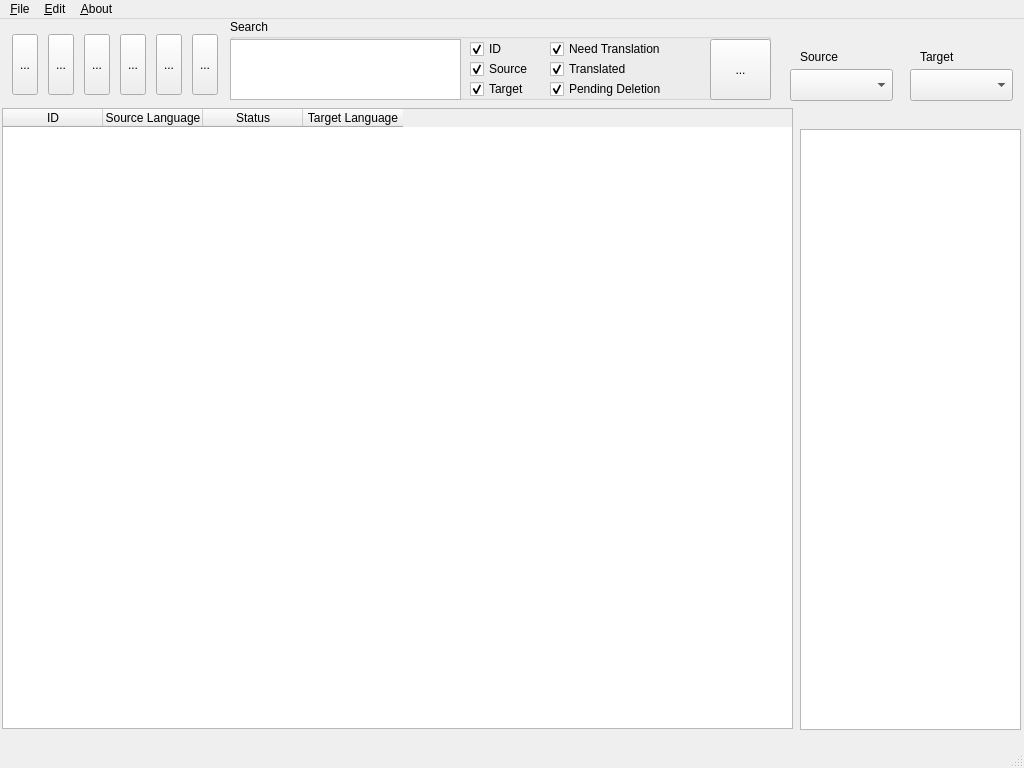
<?xml version="1.0" encoding="UTF-8"?>
<ui version="4.0">
 <class>MainWindow</class>
 <widget class="QMainWindow" name="MainWindow">
  <property name="geometry">
   <rect>
    <x>0</x>
    <y>0</y>
    <width>1024</width>
    <height>768</height>
   </rect>
  </property>
  <property name="windowTitle">
   <string/>
  </property>
  <widget class="QWidget" name="centralwidget">
   <widget class="QLabel" name="lang_ori">
    <property name="geometry">
     <rect>
      <x>800</x>
      <y>30</y>
      <width>42</width>
      <height>16</height>
     </rect>
    </property>
    <property name="text">
     <string>Source</string>
    </property>
   </widget>
   <widget class="QLabel" name="lang_tar">
    <property name="geometry">
     <rect>
      <x>920</x>
      <y>30</y>
      <width>38</width>
      <height>16</height>
     </rect>
    </property>
    <property name="text">
     <string>Target</string>
    </property>
   </widget>
   <widget class="QComboBox" name="lang_ori_select">
    <property name="geometry">
     <rect>
      <x>790</x>
      <y>50</y>
      <width>103</width>
      <height>32</height>
     </rect>
    </property>
   </widget>
   <widget class="QComboBox" name="lang_tar_select">
    <property name="geometry">
     <rect>
      <x>910</x>
      <y>50</y>
      <width>103</width>
      <height>32</height>
     </rect>
    </property>
   </widget>
   <widget class="QTableWidget" name="maintable">
    <property name="geometry">
     <rect>
      <x>2</x>
      <y>89</y>
      <width>791</width>
      <height>621</height>
     </rect>
    </property>
    <column>
     <property name="text">
      <string>ID</string>
     </property>
    </column>
    <column>
     <property name="text">
      <string>Source Language</string>
     </property>
    </column>
    <column>
     <property name="text">
      <string>Status</string>
     </property>
    </column>
    <column>
     <property name="text">
      <string>Target Language</string>
     </property>
    </column>
   </widget>
   <widget class="QToolButton" name="toolButton_import">
    <property name="geometry">
     <rect>
      <x>12</x>
      <y>15</y>
      <width>26</width>
      <height>61</height>
     </rect>
    </property>
    <property name="text">
     <string>...</string>
    </property>
   </widget>
   <widget class="QToolButton" name="toolButton_export">
    <property name="geometry">
     <rect>
      <x>48</x>
      <y>15</y>
      <width>26</width>
      <height>61</height>
     </rect>
    </property>
    <property name="text">
     <string>...</string>
    </property>
   </widget>
   <widget class="QToolButton" name="toolButton_open">
    <property name="geometry">
     <rect>
      <x>84</x>
      <y>15</y>
      <width>26</width>
      <height>61</height>
     </rect>
    </property>
    <property name="text">
     <string>...</string>
    </property>
   </widget>
   <widget class="QToolButton" name="toolButton_save">
    <property name="geometry">
     <rect>
      <x>120</x>
      <y>15</y>
      <width>26</width>
      <height>61</height>
     </rect>
    </property>
    <property name="text">
     <string>...</string>
    </property>
   </widget>
   <widget class="QToolButton" name="toolButton_copy">
    <property name="geometry">
     <rect>
      <x>156</x>
      <y>15</y>
      <width>26</width>
      <height>61</height>
     </rect>
    </property>
    <property name="text">
     <string>...</string>
    </property>
   </widget>
   <widget class="QToolButton" name="toolButton_approve">
    <property name="geometry">
     <rect>
      <x>192</x>
      <y>15</y>
      <width>26</width>
      <height>61</height>
     </rect>
    </property>
    <property name="text">
     <string>...</string>
    </property>
   </widget>
   <widget class="QGroupBox" name="groupBox">
    <property name="geometry">
     <rect>
      <x>230</x>
      <y>0</y>
      <width>541</width>
      <height>81</height>
     </rect>
    </property>
    <property name="title">
     <string>Search</string>
    </property>
    <widget class="QPlainTextEdit" name="searchboxtext">
     <property name="geometry">
      <rect>
       <x>0</x>
       <y>20</y>
       <width>231</width>
       <height>61</height>
      </rect>
     </property>
    </widget>
    <widget class="QCheckBox" name="checkBox_id">
     <property name="geometry">
      <rect>
       <x>240</x>
       <y>20</y>
       <width>81</width>
       <height>20</height>
      </rect>
     </property>
     <property name="text">
      <string>ID</string>
     </property>
     <property name="checked">
      <bool>true</bool>
     </property>
    </widget>
    <widget class="QCheckBox" name="checkBox_ori">
     <property name="geometry">
      <rect>
       <x>240</x>
       <y>40</y>
       <width>81</width>
       <height>20</height>
      </rect>
     </property>
     <property name="text">
      <string>Source</string>
     </property>
     <property name="checked">
      <bool>true</bool>
     </property>
    </widget>
    <widget class="QCheckBox" name="checkBox_tar">
     <property name="geometry">
      <rect>
       <x>240</x>
       <y>60</y>
       <width>81</width>
       <height>20</height>
      </rect>
     </property>
     <property name="text">
      <string>Target</string>
     </property>
     <property name="checked">
      <bool>true</bool>
     </property>
    </widget>
    <widget class="QCheckBox" name="checkBox_nt">
     <property name="geometry">
      <rect>
       <x>320</x>
       <y>20</y>
       <width>131</width>
       <height>20</height>
      </rect>
     </property>
     <property name="text">
      <string>Need Translation</string>
     </property>
     <property name="checked">
      <bool>true</bool>
     </property>
    </widget>
    <widget class="QCheckBox" name="checkBox_tr">
     <property name="geometry">
      <rect>
       <x>320</x>
       <y>40</y>
       <width>121</width>
       <height>20</height>
      </rect>
     </property>
     <property name="text">
      <string>Translated</string>
     </property>
     <property name="checked">
      <bool>true</bool>
     </property>
    </widget>
    <widget class="QCheckBox" name="checkBox_pd">
     <property name="geometry">
      <rect>
       <x>320</x>
       <y>60</y>
       <width>131</width>
       <height>20</height>
      </rect>
     </property>
     <property name="text">
      <string>Pending Deletion</string>
     </property>
     <property name="checked">
      <bool>true</bool>
     </property>
    </widget>
    <widget class="QToolButton" name="toolButton_search">
     <property name="geometry">
      <rect>
       <x>480</x>
       <y>20</y>
       <width>61</width>
       <height>61</height>
      </rect>
     </property>
     <property name="text">
      <string>...</string>
     </property>
    </widget>
   </widget>
   <widget class="QTreeView" name="treeView">
    <property name="geometry">
     <rect>
      <x>800</x>
      <y>110</y>
      <width>221</width>
      <height>601</height>
     </rect>
    </property>
   </widget>
  </widget>
  <widget class="QMenuBar" name="menubar">
   <property name="geometry">
    <rect>
     <x>0</x>
     <y>0</y>
     <width>1024</width>
     <height>22</height>
    </rect>
   </property>
   <widget class="QMenu" name="menu_File">
    <property name="title">
     <string>&amp;File</string>
    </property>
    <addaction name="actionOpen"/>
    <addaction name="actionSave"/>
    <addaction name="actionSave_As"/>
    <addaction name="actionClose"/>
    <addaction name="separator"/>
    <addaction name="actionNew_File"/>
    <addaction name="actionExport_Project"/>
   </widget>
   <widget class="QMenu" name="menu_Edit">
    <property name="title">
     <string>&amp;Edit</string>
    </property>
    <addaction name="actionCut"/>
    <addaction name="actionCopy"/>
    <addaction name="actionPaste"/>
    <addaction name="separator"/>
    <addaction name="actionApprove"/>
   </widget>
   <widget class="QMenu" name="menu_About">
    <property name="title">
     <string>&amp;About</string>
    </property>
    <addaction name="actionNope"/>
   </widget>
   <addaction name="menu_File"/>
   <addaction name="menu_Edit"/>
   <addaction name="menu_About"/>
  </widget>
  <widget class="QStatusBar" name="statusbar"/>
  <action name="actionNew_File">
   <property name="text">
    <string>Import Project</string>
   </property>
  </action>
  <action name="actionOpen">
   <property name="text">
    <string>Open</string>
   </property>
  </action>
  <action name="actionSave">
   <property name="text">
    <string>Save</string>
   </property>
  </action>
  <action name="actionSave_As">
   <property name="text">
    <string>Save As</string>
   </property>
  </action>
  <action name="actionClose">
   <property name="text">
    <string>Close</string>
   </property>
  </action>
  <action name="actionCut">
   <property name="text">
    <string>Cut</string>
   </property>
  </action>
  <action name="actionCopy">
   <property name="text">
    <string>Copy</string>
   </property>
  </action>
  <action name="actionPaste">
   <property name="text">
    <string>Paste</string>
   </property>
  </action>
  <action name="actionNope">
   <property name="text">
    <string>Nope</string>
   </property>
  </action>
  <action name="actionApprove">
   <property name="text">
    <string>Approve Translation(s)</string>
   </property>
  </action>
  <action name="actionExport_Project">
   <property name="text">
    <string>Export Project</string>
   </property>
  </action>
 </widget>
 <resources/>
 <connections>
  <connection>
   <sender>toolButton_import</sender>
   <signal>clicked()</signal>
   <receiver>actionNew_File</receiver>
   <slot>trigger()</slot>
   <hints>
    <hint type="sourcelabel">
     <x>24</x>
     <y>54</y>
    </hint>
    <hint type="destinationlabel">
     <x>-1</x>
     <y>-1</y>
    </hint>
   </hints>
  </connection>
  <connection>
   <sender>toolButton_copy</sender>
   <signal>clicked()</signal>
   <receiver>actionCopy</receiver>
   <slot>trigger()</slot>
   <hints>
    <hint type="sourcelabel">
     <x>63</x>
     <y>53</y>
    </hint>
    <hint type="destinationlabel">
     <x>-1</x>
     <y>-1</y>
    </hint>
   </hints>
  </connection>
  <connection>
   <sender>toolButton_open</sender>
   <signal>clicked()</signal>
   <receiver>actionOpen</receiver>
   <slot>trigger()</slot>
   <hints>
    <hint type="sourcelabel">
     <x>143</x>
     <y>53</y>
    </hint>
    <hint type="destinationlabel">
     <x>-1</x>
     <y>-1</y>
    </hint>
   </hints>
  </connection>
  <connection>
   <sender>toolButton_save</sender>
   <signal>clicked()</signal>
   <receiver>actionSave</receiver>
   <slot>trigger()</slot>
   <hints>
    <hint type="sourcelabel">
     <x>223</x>
     <y>53</y>
    </hint>
    <hint type="destinationlabel">
     <x>-1</x>
     <y>-1</y>
    </hint>
   </hints>
  </connection>
  <connection>
   <sender>toolButton_approve</sender>
   <signal>clicked()</signal>
   <receiver>actionApprove</receiver>
   <slot>trigger()</slot>
   <hints>
    <hint type="sourcelabel">
     <x>228</x>
     <y>73</y>
    </hint>
    <hint type="destinationlabel">
     <x>-1</x>
     <y>-1</y>
    </hint>
   </hints>
  </connection>
  <connection>
   <sender>toolButton_export</sender>
   <signal>clicked()</signal>
   <receiver>actionExport_Project</receiver>
   <slot>trigger()</slot>
   <hints>
    <hint type="sourcelabel">
     <x>60</x>
     <y>67</y>
    </hint>
    <hint type="destinationlabel">
     <x>-1</x>
     <y>-1</y>
    </hint>
   </hints>
  </connection>
 </connections>
</ui>
